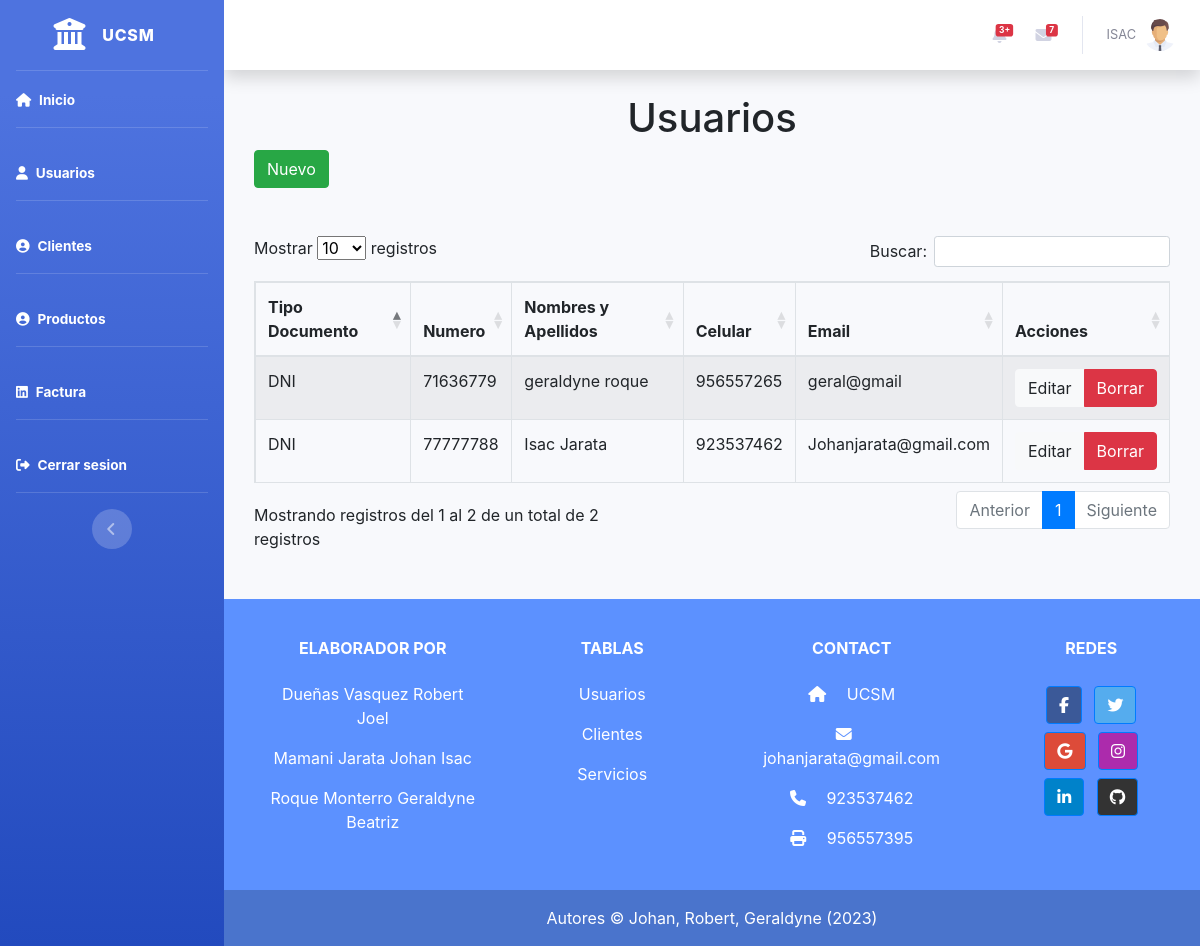
The app's page /Fronted/Usuarios.php (signed in) with its own data.
### tables this page shows
CREATE TABLE `mae_vendedor` (
  `T_Documento` varchar(100) DEFAULT NULL,
  `ID_Vendedor` int(11) NOT NULL,
  `Nombres` varchar(100) DEFAULT NULL,
  `Apellidos` varchar(100) DEFAULT NULL,
  `Mobile` int(9) DEFAULT NULL,
  `Email` varchar(100) DEFAULT NULL,
  `Username` varchar(50) DEFAULT NULL,
  `Password` varchar(50) DEFAULT NULL
);

### Fronted/Usuarios.php (the view)
<?php
require_once "vistas/parte_superior.php"
?>
<?php
$query = "SELECT *FROM mae_vendedor";
$result = filterRecord($query);
function filterRecord($query)
{
    include("../BD/config.php");
    $filter_result = mysqli_query($mysqli, $query);
    return $filter_result;
}
?>
<div class="container">
    <Center>
        <h1>Usuarios</h1>
    </Center>
    <div class="container">
        <div class="row">
            <div class="col-lg-12">
                <a class="btn btn-success" type="button"  href="Registration_Usuario.php"  >Nuevo</a>
<br>
<br>
            </div>
            </div>
    </div>
    <br>
    <div class="container">
        <div class="row">
            <div class="col-lg-12">
                <div class="table-responsive">
                    <?php
                    echo "<table id='example' class='table table-striped table-bordered table-condensed' style='width:100%'>
<thead class='text-center'>
<tr>
<th>Tipo Documento</th>
<th> Numero </th>
<th>Nombres y Apellidos</th>
<th>Celular</th>
<th>Email</th>
<th>Acciones</th>
</tr></thead>";
                    while ($row = mysqli_fetch_array($result)) {
                        echo "<tr>";
                        echo "<td>" . $row['T_Documento'] . "</td>";
                        echo "<td>" . $row['ID_Vendedor'] . "</td>";
                        echo "<td>" . $row['Nombres'] ." ". $row['Apellidos']  ."</td>";
                        echo "<td>" . $row['Mobile'] . "</td>";
                        echo "<td>" . $row['Email'] . "</td>";
                        echo "<td >";
                        echo "<div class='text-center'>";
                        echo "<div class='btn-group'>";
                        echo "<a  type='button' id='btn-editar-popup-user'class='btn btn-light'  href='Edit_Usuario.php?id=" . $row['ID_Vendedor'] . "'>Editar</a>";
                        echo "<a  type='button' class='btn btn-danger btnBorrar' href='../BD/Delete_Usuario.php?id=". $row['ID_Vendedor'] . "'>Borrar</a>";
                        echo "</div></div></td>";
                        echo "</tr>";
                    }
                    echo "</table>";
                    ?>
                </div>
            </div>
        </div>
    </div>
</div>
<?php require_once "vistas/parte_inferior.php" ?>

### records on screen
mae_vendedor: T_Documento "DNI", ID_Vendedor "71636779", Nombres "geraldyne", Apellidos "roque", Mobile "956557265", Email "geral@gmail"
mae_vendedor: T_Documento "DNI", ID_Vendedor "77777788", Nombres "Isac", Apellidos "Jarata", Mobile "923537462", Email "Johanjarata@gmail.com"

### other values on screen
$_SESSION['user'] "ISAC"
